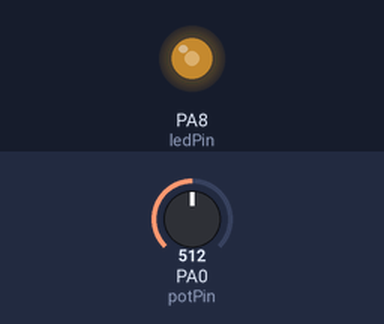
The sketch below on a simulated STM32 Blue Pill. On the bench: output pins drawn as LEDs (lit = HIGH). The inputs (shaded band) are chosen by the test bench; at power-on: PA0 (potPin) = 512 (analog values on the 0–1023 scale).

Above: at 1.2 s.
1.3 s: PA0 (potPin) set to 716
At 2.4 s:
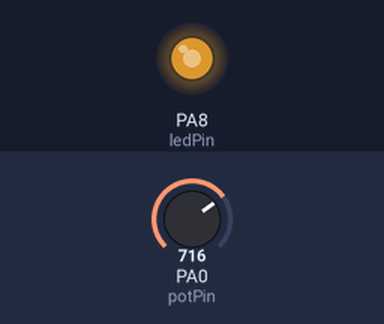
2.8 s: PA0 (potPin) set to 900
At 3.5 s:
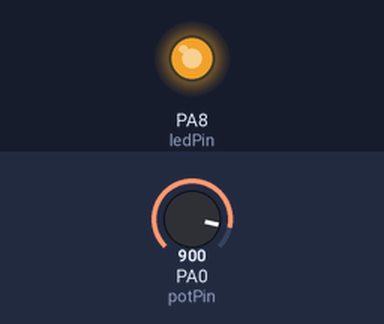
4.3 s: PA0 (potPin) set to 122
At 5.1 s:
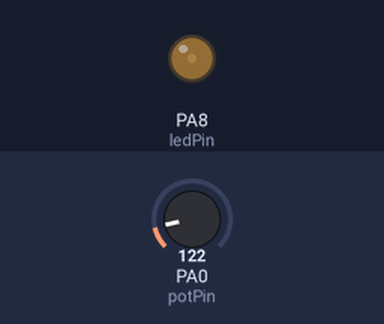
5.8 s: PA0 (potPin) set to 0
At 6.2 s:
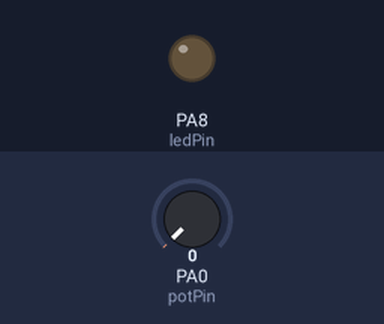
7.3 s: PA0 (potPin) set to 511
At 8.5 s:
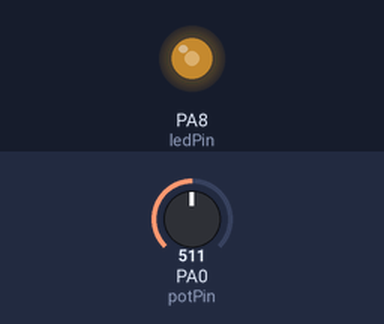
Timing chart, 0 to 9.8 s (numbered marks = the images above; inputs shaded):
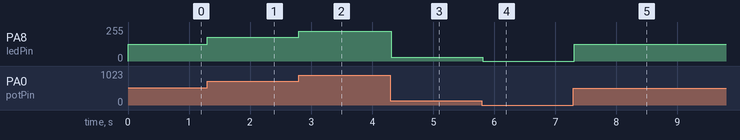

The sketch:

Potentiometer_PWM_Dimmer.ino
```cpp
const int potPin = PA0;  // Potentiometer wiper
const int ledPin = PA8;  // Timer 1 Channel 1 (PWM)

void setup() {
  // Set 12-bit resolution (0 to 4095)
  analogReadResolution(12);
  analogWriteResolution(12);

  // NOTE: Do NOT call pinMode(ledPin, OUTPUT); analogWrite handles PWM alternate functions.
}

void loop() {
  int potRaw = analogRead(potPin); // Range: 0 to 4095

  // Deadband: If pot is near minimum, force it completely OFF
  int pwmValue = 0;
  if (potRaw > 40) {
    pwmValue = potRaw;
  }

  analogWrite(ledPin, constrain(pwmValue, 0, 4095));
  delay(15);
}
```

Measured:
- after the input at 1.3 s, PA8 (ledPin): 127/255 → 178/255 at once
- after the input at 2.8 s, PA8 (ledPin): 178/255 → 224/255 at once
- after the input at 4.3 s, PA8 (ledPin): 224/255 → 30/255 at once
- after the input at 5.8 s, PA8 (ledPin): 30/255 → 0/255 at once
- after the input at 7.3 s, PA8 (ledPin): 0/255 → 127/255 at once
